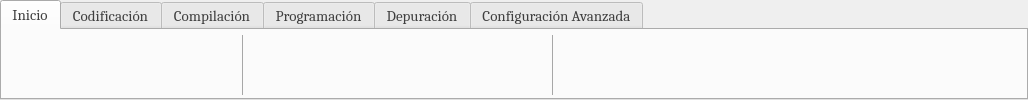
   <widget class="QTabWidget" name="tabWidget">
    <property name="geometry">
     <rect>
      <x>0</x>
      <y>0</y>
      <width>1028</width>
      <height>100</height>
     </rect>
    </property>
    <property name="palette">
     <palette>
      <active>
       <colorrole role="WindowText">
        <brush brushstyle="SolidPattern">
         <color alpha="255">
          <red>63</red>
          <green>63</green>
          <blue>63</blue>
         </color>
        </brush>
       </colorrole>
       <colorrole role="Text">
        <brush brushstyle="SolidPattern">
         <color alpha="255">
          <red>63</red>
          <green>63</green>
          <blue>63</blue>
         </color>
        </brush>
       </colorrole>
       <colorrole role="ButtonText">
        <brush brushstyle="SolidPattern">
         <color alpha="255">
          <red>63</red>
          <green>63</green>
          <blue>63</blue>
         </color>
        </brush>
       </colorrole>
      </active>
      <inactive>
       <colorrole role="WindowText">
        <brush brushstyle="SolidPattern">
         <color alpha="255">
          <red>63</red>
          <green>63</green>
          <blue>63</blue>
         </color>
        </brush>
       </colorrole>
       <colorrole role="Text">
        <brush brushstyle="SolidPattern">
         <color alpha="255">
          <red>63</red>
          <green>63</green>
          <blue>63</blue>
         </color>
        </brush>
       </colorrole>
       <colorrole role="ButtonText">
        <brush brushstyle="SolidPattern">
         <color alpha="255">
          <red>63</red>
          <green>63</green>
          <blue>63</blue>
         </color>
        </brush>
       </colorrole>
      </inactive>
      <disabled>
       <colorrole role="WindowText">
        <brush brushstyle="SolidPattern">
         <color alpha="255">
          <red>63</red>
          <green>63</green>
          <blue>63</blue>
         </color>
        </brush>
       </colorrole>
       <colorrole role="Text">
        <brush brushstyle="SolidPattern">
         <color alpha="255">
          <red>63</red>
          <green>63</green>
          <blue>63</blue>
         </color>
        </brush>
       </colorrole>
       <colorrole role="ButtonText">
        <brush brushstyle="SolidPattern">
         <color alpha="255">
          <red>63</red>
          <green>63</green>
          <blue>63</blue>
         </color>
        </brush>
       </colorrole>
      </disabled>
     </palette>
    </property>
    <property name="font">
     <font>
      <family>Cambria</family>
      <pointsize>11</pointsize>
      <weight>50</weight>
      <bold>false</bold>
     </font>
    </property>
    <property name="currentIndex">
     <number>0</number>
    </property>
    <widget class="QWidget" name="tab">
     <attribute name="title">
      <string>Inicio</string>
     </attribute>
     <widget class="QLabel" name="label">
      <property name="geometry">
       <rect>
        <x>480</x>
        <y>16</y>
        <width>34</width>
        <height>34</height>
       </rect>
      </property>
      <property name="text">
       <string/>
      </property>
      <property name="pixmap">
       <pixmap resource="../../Resources/StartIcons.qrc">:/StartIcons/Debug.png</pixmap>
      </property>
      <property name="scaledContents">
       <bool>true</bool>
      </property>
     </widget>
     <widget class="QLabel" name="label_2">
      <property name="geometry">
       <rect>
        <x>280</x>
        <y>16</y>
        <width>34</width>
        <height>34</height>
       </rect>
      </property>
      <property name="text">
       <string/>
      </property>
      <property name="pixmap">
       <pixmap resource="../../Resources/StartIcons.qrc">:/StartIcons/Compile.png</pixmap>
      </property>
      <property name="scaledContents">
       <bool>true</bool>
      </property>
     </widget>
     <widget class="QLabel" name="label_3">
      <property name="geometry">
       <rect>
        <x>410</x>
        <y>16</y>
        <width>34</width>
        <height>34</height>
       </rect>
      </property>
      <property name="text">
       <string/>
      </property>
      <property name="pixmap">
       <pixmap resource="../../Resources/StartIcons.qrc">:/StartIcons/Program.png</pixmap>
      </property>
      <property name="scaledContents">
       <bool>true</bool>
      </property>
     </widget>
     <widget class="QLabel" name="label_4">
      <property name="geometry">
       <rect>
        <x>170</x>
        <y>16</y>
        <width>34</width>
        <height>34</height>
       </rect>
      </property>
      <property name="text">
       <string/>
      </property>
      <property name="pixmap">
       <pixmap resource="../../Resources/StartIcons.qrc">:/StartIcons/Save.png</pixmap>
      </property>
      <property name="scaledContents">
       <bool>true</bool>
      </property>
     </widget>
     <widget class="QLabel" name="label_6">
      <property name="geometry">
       <rect>
        <x>30</x>
        <y>16</y>
        <width>34</width>
        <height>34</height>
       </rect>
      </property>
      <property name="text">
       <string/>
      </property>
      <property name="pixmap">
       <pixmap resource="../../Resources/StartIcons.qrc">:/StartIcons/New.png</pixmap>
      </property>
      <property name="scaledContents">
       <bool>true</bool>
      </property>
     </widget>
     <widget class="QLabel" name="label_7">
      <property name="geometry">
       <rect>
        <x>100</x>
        <y>16</y>
        <width>34</width>
        <height>34</height>
       </rect>
      </property>
      <property name="text">
       <string/>
      </property>
      <property name="pixmap">
       <pixmap resource="../../Resources/StartIcons.qrc">:/StartIcons/Open.png</pixmap>
      </property>
      <property name="scaledContents">
       <bool>true</bool>
      </property>
     </widget>
     <widget class="Line" name="line_4">
      <property name="geometry">
       <rect>
        <x>230</x>
        <y>5</y>
        <width>20</width>
        <height>60</height>
       </rect>
      </property>
      <property name="palette">
       <palette>
        <active>
         <colorrole role="WindowText">
          <brush brushstyle="SolidPattern">
           <color alpha="255">
            <red>167</red>
            <green>167</green>
            <blue>167</blue>
           </color>
          </brush>
         </colorrole>
         <colorrole role="Button">
          <brush brushstyle="SolidPattern">
           <color alpha="255">
            <red>255</red>
            <green>255</green>
            <blue>255</blue>
           </color>
          </brush>
         </colorrole>
         <colorrole role="Text">
          <brush brushstyle="SolidPattern">
           <color alpha="255">
            <red>167</red>
            <green>167</green>
            <blue>167</blue>
           </color>
          </brush>
         </colorrole>
         <colorrole role="ButtonText">
          <brush brushstyle="SolidPattern">
           <color alpha="255">
            <red>167</red>
            <green>167</green>
            <blue>167</blue>
           </color>
          </brush>
         </colorrole>
         <colorrole role="Base">
          <brush brushstyle="SolidPattern">
           <color alpha="255">
            <red>255</red>
            <green>255</green>
            <blue>255</blue>
           </color>
          </brush>
         </colorrole>
         <colorrole role="Window">
          <brush brushstyle="SolidPattern">
           <color alpha="255">
            <red>255</red>
            <green>255</green>
            <blue>255</blue>
           </color>
          </brush>
         </colorrole>
        </active>
        <inactive>
         <colorrole role="WindowText">
          <brush brushstyle="SolidPattern">
           <color alpha="255">
            <red>167</red>
            <green>167</green>
            <blue>167</blue>
           </color>
          </brush>
         </colorrole>
         <colorrole role="Button">
          <brush brushstyle="SolidPattern">
           <color alpha="255">
            <red>255</red>
            <green>255</green>
            <blue>255</blue>
           </color>
          </brush>
         </colorrole>
         <colorrole role="Text">
          <brush brushstyle="SolidPattern">
           <color alpha="255">
            <red>167</red>
            <green>167</green>
            <blue>167</blue>
           </color>
          </brush>
         </colorrole>
         <colorrole role="ButtonText">
          <brush brushstyle="SolidPattern">
           <color alpha="255">
            <red>167</red>
            <green>167</green>
            <blue>167</blue>
           </color>
          </brush>
         </colorrole>
         <colorrole role="Base">
          <brush brushstyle="SolidPattern">
           <color alpha="255">
            <red>255</red>
            <green>255</green>
            <blue>255</blue>
           </color>
          </brush>
         </colorrole>
         <colorrole role="Window">
          <brush brushstyle="SolidPattern">
           <color alpha="255">
            <red>255</red>
            <green>255</green>
            <blue>255</blue>
           </color>
          </brush>
         </colorrole>
        </inactive>
        <disabled>
         <colorrole role="WindowText">
          <brush brushstyle="SolidPattern">
           <color alpha="255">
            <red>167</red>
            <green>167</green>
            <blue>167</blue>
           </color>
          </brush>
         </colorrole>
         <colorrole role="Button">
          <brush brushstyle="SolidPattern">
           <color alpha="255">
            <red>255</red>
            <green>255</green>
            <blue>255</blue>
           </color>
          </brush>
         </colorrole>
         <colorrole role="Text">
          <brush brushstyle="SolidPattern">
           <color alpha="255">
            <red>167</red>
            <green>167</green>
            <blue>167</blue>
           </color>
          </brush>
         </colorrole>
         <colorrole role="ButtonText">
          <brush brushstyle="SolidPattern">
           <color alpha="255">
            <red>167</red>
            <green>167</green>
            <blue>167</blue>
           </color>
          </brush>
         </colorrole>
         <colorrole role="Base">
          <brush brushstyle="SolidPattern">
           <color alpha="255">
            <red>255</red>
            <green>255</green>
            <blue>255</blue>
           </color>
          </brush>
         </colorrole>
         <colorrole role="Window">
          <brush brushstyle="SolidPattern">
           <color alpha="255">
            <red>255</red>
            <green>255</green>
            <blue>255</blue>
           </color>
          </brush>
         </colorrole>
        </disabled>
       </palette>
      </property>
      <property name="styleSheet">
       <string notr="true">color:rgb(167, 167, 167)</string>
      </property>
      <property name="frameShadow">
       <enum>QFrame::Plain</enum>
      </property>
      <property name="orientation">
       <enum>Qt::Vertical</enum>
      </property>
     </widget>
     <widget class="QLabel" name="label_5">
      <property name="geometry">
       <rect>
        <x>350</x>
        <y>16</y>
        <width>34</width>
        <height>34</height>
       </rect>
      </property>
      <property name="text">
       <string/>
      </property>
      <property name="pixmap">
       <pixmap resource="../../Resources/StartIcons.qrc">:/StartIcons/Clean.png</pixmap>
      </property>
      <property name="scaledContents">
       <bool>true</bool>
      </property>
     </widget>
     <widget class="Line" name="line_5">
      <property name="geometry">
       <rect>
        <x>540</x>
        <y>5</y>
        <width>20</width>
        <height>60</height>
       </rect>
      </property>
      <property name="palette">
       <palette>
        <active>
         <colorrole role="WindowText">
          <brush brushstyle="SolidPattern">
           <color alpha="255">
            <red>167</red>
            <green>167</green>
            <blue>167</blue>
           </color>
          </brush>
         </colorrole>
         <colorrole role="Button">
          <brush brushstyle="SolidPattern">
           <color alpha="255">
            <red>255</red>
            <green>255</green>
            <blue>255</blue>
           </color>
          </brush>
         </colorrole>
         <colorrole role="Text">
          <brush brushstyle="SolidPattern">
           <color alpha="255">
            <red>167</red>
            <green>167</green>
            <blue>167</blue>
           </color>
          </brush>
         </colorrole>
         <colorrole role="ButtonText">
          <brush brushstyle="SolidPattern">
           <color alpha="255">
            <red>167</red>
            <green>167</green>
            <blue>167</blue>
           </color>
          </brush>
         </colorrole>
         <colorrole role="Base">
          <brush brushstyle="SolidPattern">
           <color alpha="255">
            <red>255</red>
            <green>255</green>
            <blue>255</blue>
           </color>
          </brush>
         </colorrole>
         <colorrole role="Window">
          <brush brushstyle="SolidPattern">
           <color alpha="255">
            <red>255</red>
            <green>255</green>
            <blue>255</blue>
           </color>
          </brush>
         </colorrole>
        </active>
        <inactive>
         <colorrole role="WindowText">
          <brush brushstyle="SolidPattern">
           <color alpha="255">
            <red>167</red>
            <green>167</green>
            <blue>167</blue>
           </color>
          </brush>
         </colorrole>
         <colorrole role="Button">
          <brush brushstyle="SolidPattern">
           <color alpha="255">
            <red>255</red>
            <green>255</green>
            <blue>255</blue>
           </color>
          </brush>
         </colorrole>
         <colorrole role="Text">
          <brush brushstyle="SolidPattern">
           <color alpha="255">
            <red>167</red>
            <green>167</green>
            <blue>167</blue>
           </color>
          </brush>
         </colorrole>
         <colorrole role="ButtonText">
          <brush brushstyle="SolidPattern">
           <color alpha="255">
            <red>167</red>
            <green>167</green>
            <blue>167</blue>
           </color>
          </brush>
         </colorrole>
         <colorrole role="Base">
          <brush brushstyle="SolidPattern">
           <color alpha="255">
            <red>255</red>
            <green>255</green>
            <blue>255</blue>
           </color>
          </brush>
         </colorrole>
         <colorrole role="Window">
          <brush brushstyle="SolidPattern">
           <color alpha="255">
            <red>255</red>
            <green>255</green>
            <blue>255</blue>
           </color>
          </brush>
         </colorrole>
        </inactive>
        <disabled>
         <colorrole role="WindowText">
          <brush brushstyle="SolidPattern">
           <color alpha="255">
            <red>167</red>
            <green>167</green>
            <blue>167</blue>
           </color>
          </brush>
         </colorrole>
         <colorrole role="Button">
          <brush brushstyle="SolidPattern">
           <color alpha="255">
            <red>255</red>
            <green>255</green>
            <blue>255</blue>
           </color>
          </brush>
         </colorrole>
         <colorrole role="Text">
          <brush brushstyle="SolidPattern">
           <color alpha="255">
            <red>167</red>
            <green>167</green>
            <blue>167</blue>
           </color>
          </brush>
         </colorrole>
         <colorrole role="ButtonText">
          <brush brushstyle="SolidPattern">
           <color alpha="255">
            <red>167</red>
            <green>167</green>
            <blue>167</blue>
           </color>
          </brush>
         </colorrole>
         <colorrole role="Base">
          <brush brushstyle="SolidPattern">
           <color alpha="255">
            <red>255</red>
            <green>255</green>
            <blue>255</blue>
           </color>
          </brush>
         </colorrole>
         <colorrole role="Window">
          <brush brushstyle="SolidPattern">
           <color alpha="255">
            <red>255</red>
            <green>255</green>
            <blue>255</blue>
           </color>
          </brush>
         </colorrole>
        </disabled>
       </palette>
      </property>
      <property name="styleSheet">
       <string notr="true">color:rgb(167, 167, 167)</string>
      </property>
      <property name="frameShadow">
       <enum>QFrame::Plain</enum>
      </property>
      <property name="orientation">
       <enum>Qt::Vertical</enum>
      </property>
     </widget>
     <widget class="QLabel" name="label_8">
      <property name="geometry">
       <rect>
        <x>590</x>
        <y>16</y>
        <width>34</width>
        <height>34</height>
       </rect>
      </property>
      <property name="text">
       <string/>
      </property>
      <property name="pixmap">
       <pixmap resource="../../Resources/StartIcons.qrc">:/StartIcons/Help.png</pixmap>
      </property>
      <property name="scaledContents">
       <bool>true</bool>
      </property>
     </widget>
     <zorder>label</zorder>
     <zorder>label_2</zorder>
     <zorder>label_3</zorder>
     <zorder>label_4</zorder>
     <zorder>label_6</zorder>
     <zorder>label_7</zorder>
     <zorder>line_4</zorder>
     <zorder>line_4</zorder>
     <zorder>label_5</zorder>
     <zorder>line_5</zorder>
     <zorder>label_8</zorder>
    </widget>
    <widget class="QWidget" name="tab_2">
     <attribute name="title">
      <string>Codificación</string>
     </attribute>
    </widget>
    <widget class="QWidget" name="tab_10">
     <attribute name="title">
      <string>Compilación</string>
     </attribute>
    </widget>
    <widget class="QWidget" name="tab_5">
     <attribute name="title">
      <string>Programación</string>
     </attribute>
    </widget>
    <widget class="QWidget" name="tab_6">
     <attribute name="title">
      <string>Depuración</string>
     </attribute>
    </widget>
    <widget class="QWidget" name="tab_7">
     <attribute name="title">
      <string>Configuración Avanzada</string>
     </attribute>
    </widget>
   </widget>
